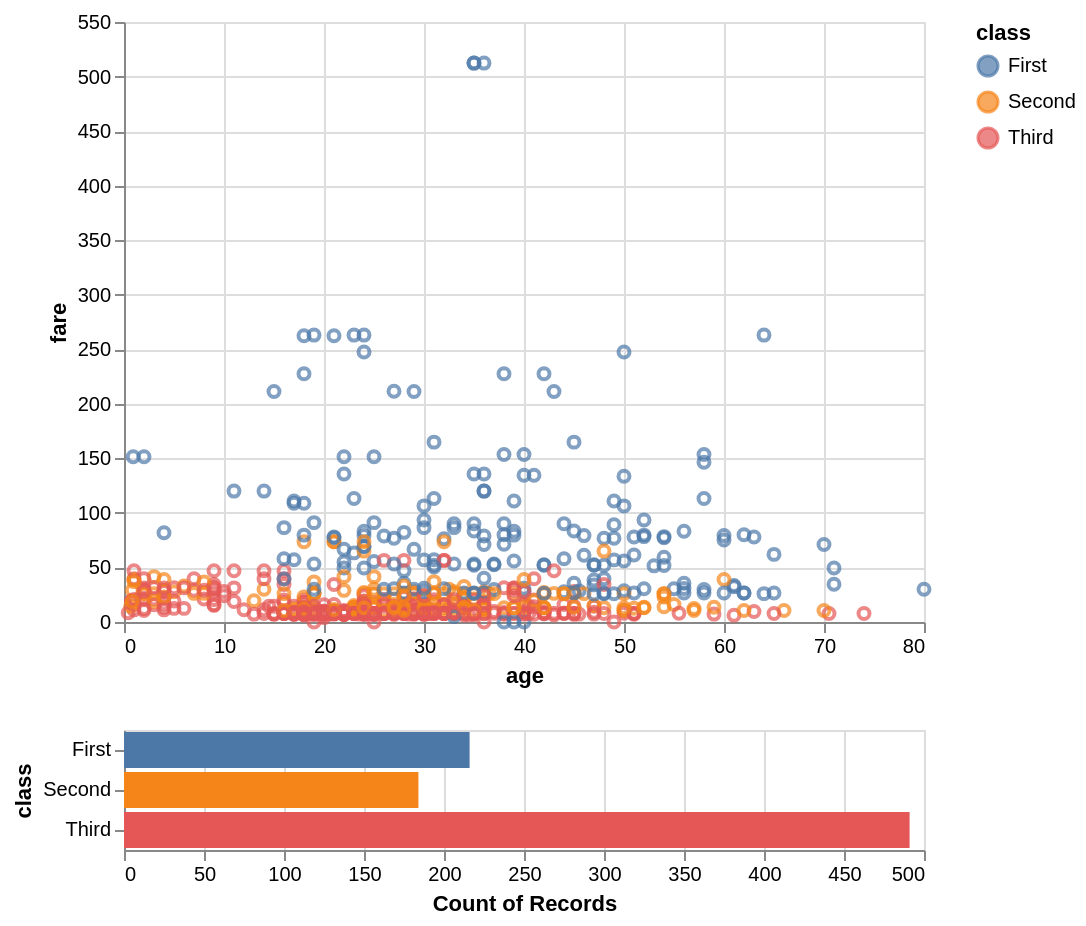

The notebook cell saved with this chart:
### Code cell
brush = alt.selection(type="interval")

points = (
    alt.Chart(titanic)
    .mark_point()
    .encode(
        x="age:Q",
        y="fare:Q",
        color=alt.condition(brush, "class:N", alt.value("lightgray")),
    )
    .add_selection(brush)
)

bars = (
    alt.Chart(titanic)
    .mark_bar()
    .encode(y="class:N", color="class:N", x="count(class):Q")
    .transform_filter(brush)
)

points & bars

### Figure 1 — Vega-Lite specification as saved in the notebook (floating-point values rounded to 4 significant figures; data arrays with more than 128 entries replaced by an {"elided": "..."} marker saying what was removed)
{"config": {"view": {"continuousWidth": 400, "continuousHeight": 300}}, "vconcat": [{"mark": "point", "encoding": {"color": {"condition": {"field": "class", "type": "nominal", "selection": "selector001"}, "value": "lightgray"}, "x": {"field": "age", "type": "quantitative"}, "y": {"field": "fare", "type": "quantitative"}}, "selection": {"selector001": {"type": "interval"}}}, {"mark": "bar", "encoding": {"color": {"field": "class", "type": "nominal"}, "x": {"aggregate": "count", "field": "class", "type": "quantitative"}, "y": {"field": "class", "type": "nominal"}}, "transform": [{"filter": {"selection": "selector001"}}]}], "data": {"name": "data-90bf885f0c383711bba3d438d1876cb6"}, "$schema": "https://vega.github.io/schema/vega-lite/v4.17.0.json", "datasets": {"data-90bf885f0c383711bba3d438d1876cb6": {"elided": "891 records"}}}
